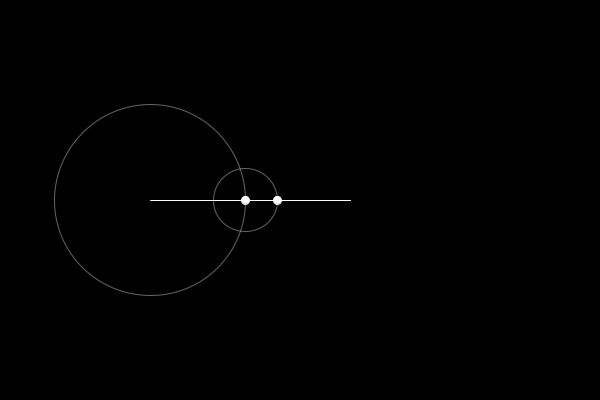
Frame 1 (no input)
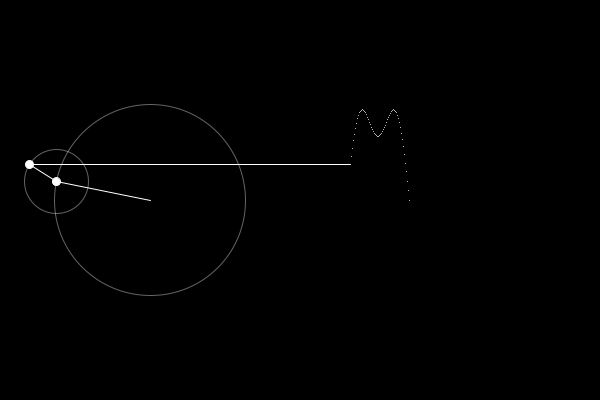
Frame 60 (the mouse pressed at the canvas centre just before this capture)
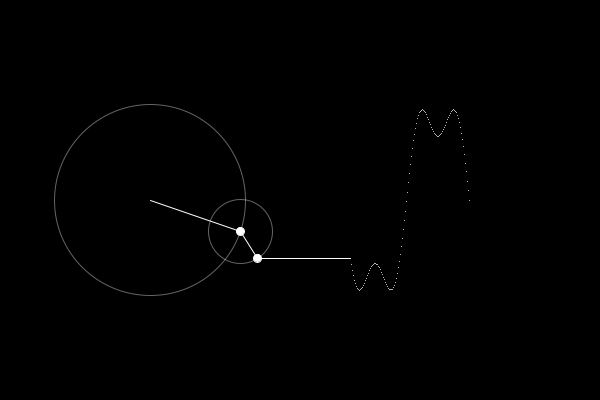
Frame 120 (the mouse held since frame 60 and released just before this capture)

The Processing sketch that drew these frames (run headless with seeded random() and noise(); from frame 60 on, the mouse is pressed at the canvas centre):

// Processing sketch: Fourier_Transform
// ── Fourier_Transform.pde
float time = 0;
ArrayList<Float> wave = new ArrayList();  

void setup() {
  size(600, 400);
}

void draw() {
  background(0);
  translate(150, 200);
  float x = 0, y = 0;

  for (int i = 0; i < 2; i++) {
    float prevx = x, prevy = y;

    int n = i * 2 + 1;
    float radius = 75*(4/(n*PI));
    x += radius*cos(n*time);
    y += radius*sin(n*time);

    stroke(255, 100);
    noFill();
    ellipse(prevx, prevy, radius*2, radius*2);

    fill(255);
    stroke(255);
    line(prevx, prevy, x, y);
    ellipse(x, y, 8, 8);
  }
  wave.add(0, y);

  translate(200, 0);
  line(x-200, y, 0, wave.get(0));
  beginShape();
  noFill();
  for (int i = 0; i < wave.size(); i++) {
    point(i, wave.get(i));
  }
  endShape();

  time -= .05;

  if (wave.size() > 250) {
    wave.remove(250);
  }
}
